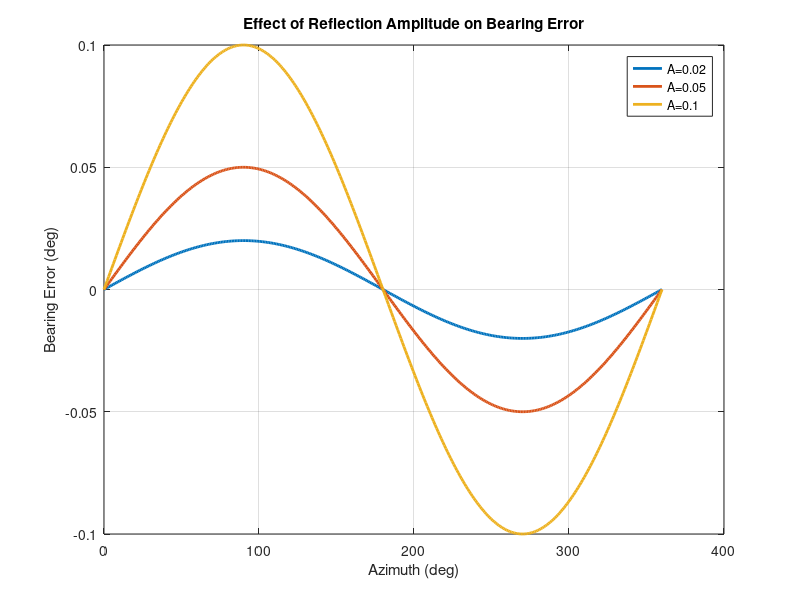

This chart was generated by the following MATLAB code:
phi = linspace(0,2*pi,360);

A1 = 0.02;
A2 = 0.05;
A3 = 0.1;

err1 = A1*sin(phi);
err2 = A2*sin(phi);
err3 = A3*sin(phi);

figure
plot(rad2deg(phi),err1,'LineWidth',2)
hold on
plot(rad2deg(phi),err2,'LineWidth',2)
plot(rad2deg(phi),err3,'LineWidth',2)

xlabel('Azimuth (deg)')
ylabel('Bearing Error (deg)')
title('Effect of Reflection Amplitude on Bearing Error')
legend('A=0.02','A=0.05','A=0.1')
grid on
